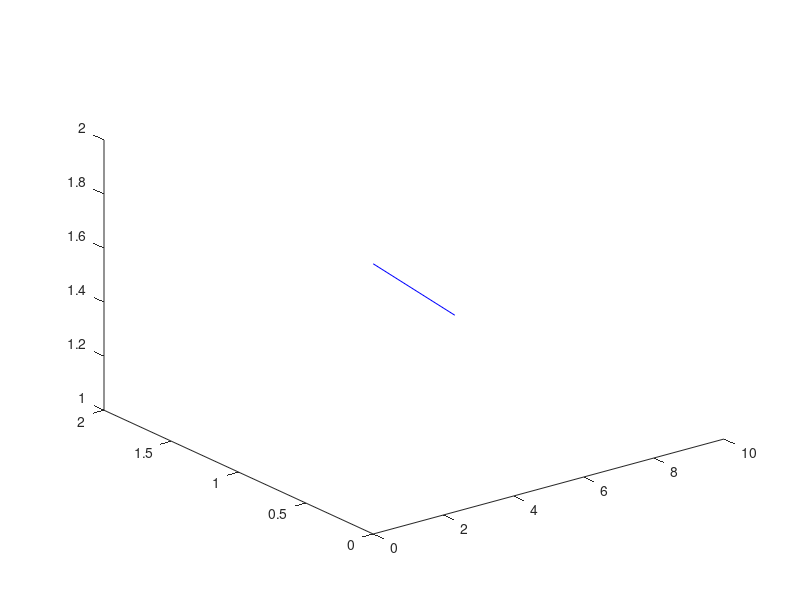

The MATLAB source for this figure: (Note: this script raises an error after producing the figure.)
Xline= [0,  10];
Yline= [0,  2];
Zline= [2, 1];

color = 'blue';
p = plot3(Xline,Yline,Zline,color);
p.LineWidth = 3;
hold on;
%p1= plot3(Xline,Yline,[0,0],color);
p2= plot3(Xline,[0,0],Zline,color);
p3= plot3([0,0],Yline,Zline,color);
%p1.LineStyle = '--';
p2.LineStyle = '--';
p3.LineStyle = '--';
%p1.Color(4)  = 0.5;
p2.Color(4)  = 0.5;
p3.Color(4)  = 0.5;
%p1.LineWidth = 2;
p2.LineWidth = 2;
p3.LineWidth = 2;
hold off;

alpha0=0.6;


name = 'isocontour_eta=0.0_eps=0.3_q=3.0_kappa=2.0_delta=0.7_dR0dr=0.0_skappa=0.0_sdelta=0.0.hdf5';

% import stuff
omn_mat     = h5read(name, '/omnv' );
alpha_mat   = h5read(name, '/alphav' );
s_mat       = h5read(name, '/sv' );
AE_mat      = h5read(name, '/AEv' );

AE_max = max(AE_mat,[],'all') ;
AE_min = 0.0 ;

surf0=isosurface(omn_mat,alpha_mat,s_mat,AE_mat,AE_max/25);
p0 = patch(surf0);
isonormals(omn_mat,alpha_mat,s_mat,AE_mat,p0);
set(p0,'FaceColor','[0.2322    0.1855    0.4989]','EdgeColor','none','FaceAlpha',alpha0); % set the color


surf1=isosurface(omn_mat,alpha_mat,s_mat,AE_mat,AE_max/5);
p1 = patch(surf1);
isonormals(omn_mat,alpha_mat,s_mat,AE_mat,p1);
set(p1,'FaceColor','[0.2453    0.6073    0.9973]','EdgeColor','none','FaceAlpha',alpha0); % set the color


surf2=isosurface(omn_mat,alpha_mat,s_mat,AE_mat,2*AE_max/5);
p2 = patch(surf2);
isonormals(omn_mat,alpha_mat,s_mat,AE_mat,p2);
set(p2,'FaceColor','[0.2738    0.9704    0.5186]','EdgeColor','none','FaceAlpha',alpha0); % set the color


surf3=isosurface(omn_mat,alpha_mat,s_mat,AE_mat,3*AE_max/5);
p3 = patch(surf3);
isonormals(omn_mat,alpha_mat,s_mat,AE_mat,p3);
set(p3,'FaceColor','[0.8825    0.8663    0.2170]','EdgeColor','none','FaceAlpha',alpha0); % set the color


surf4=isosurface(omn_mat,alpha_mat,s_mat,AE_mat,4*AE_max/5);
p4 = patch(surf4);
isonormals(omn_mat,alpha_mat,s_mat,AE_mat,p4);
set(p4,'FaceColor','[0.9411    0.3562    0.0705]','EdgeColor','none','FaceAlpha',alpha0); % set the color

daspect([1,1,1]);
xlabel('$\hat{\omega}_n$','Interpreter','latex');
ylabel('$\alpha$','Interpreter','latex');
zlabel('$s$','Interpreter','latex');
grid on;

view([137 20]);




colormap(turbo);
c = colorbar;
caxis([AE_min AE_max]);
c.Label.String = '$\widehat{A}$';
c.Label.Interpreter = 'latex';

txt = '$(a)$: $\delta = +0.7$';
text(0.5,1.5,-1.5,txt,'Interpreter','latex')


fontname(gcf,"CMU Serif")

set(gcf, 'Units', 'Inches', 'Position', [0, 0, 6, 2.1]);
exportgraphics(gcf,'LH-plot-postriangle.png','Resolution',2000)